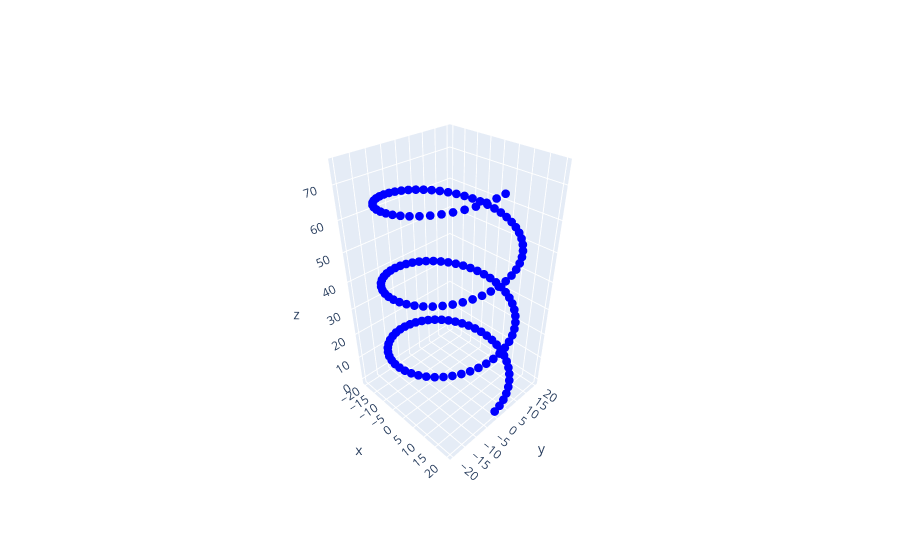

Notebook code for this chart:
### Code cell
R = 20
turns = 3
interval = math.pi * 2 / 150 * turns

pts = []
for i in range(150):
    t = interval * i
    x = R * math.cos(t)
    y = R * math.sin(t)
    pts.append([x,y,i * 0.5])

rendering3D(pts)

### Figure 1 — Plotly figure (JSON) as saved in the notebook; plotly's stock layout.template omitted (floating-point values rounded to 4 significant figures; data arrays with more than 128 entries replaced by an {"elided": "..."} marker saying what was removed)
{"data": [{"line": {"color": "red", "width": 2}, "marker": {"color": "blue", "size": 3}, "mode": "markers", "name": "Vector", "showlegend": false, "type": "scatter3d", "x": {"elided": "150 float values"}, "y": {"elided": "150 float values"}, "z": {"elided": "150 float values"}}], "layout": {"scene": {"camera": {"center": {"x": 0, "y": 0, "z": 0}, "eye": {"x": 1.5, "y": -1.5, "z": 1.5}, "up": {"x": 0, "y": 0, "z": 1}}}}}
